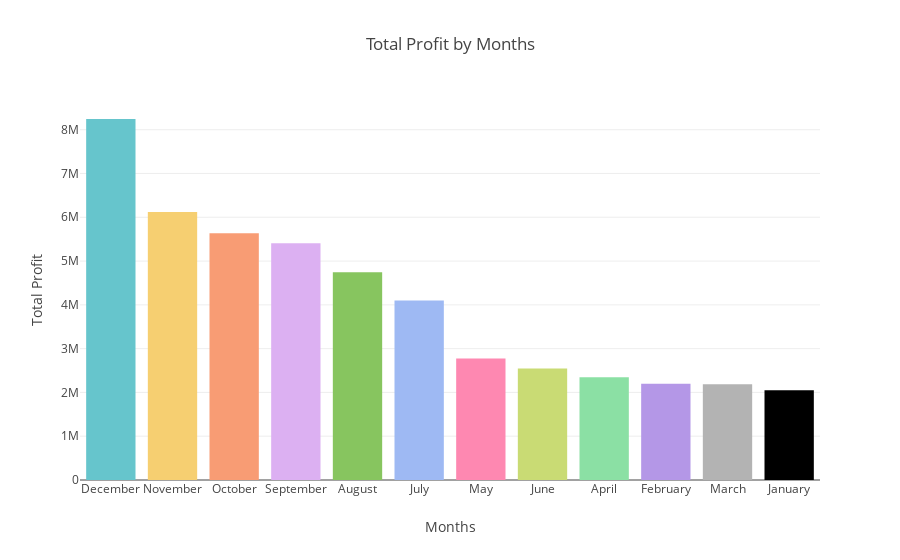

Notebook code cell kept with this figure:
### Markdown cell above
# Bivariate Analysis

### Code cell
top_months=df.groupby('Month Name')[['Profit']].sum().sort_values(ascending=False, by='Profit')

fig=go.Figure()
fig.add_trace(go.Bar(x=top_months.index,
                   y=top_months['Profit'],
                   marker=dict(color=colors2)
                   ))

fig.update_layout(
    title='Total Profit by Months',
    xaxis_title='Months',
    yaxis_title='Total Profit',)

fig.show()

### Figure 1 — Plotly figure (JSON) as saved in the notebook; plotly's stock layout.template omitted (floating-point values rounded to 4 significant figures)
{"data": [{"marker": {"color": ["rgb(102, 197, 204)", "rgb(246, 207, 113)", "rgb(248, 156, 116)", "rgb(220, 176, 242)", "rgb(135, 197, 95)", "rgb(158, 185, 243)", "rgb(254, 136, 177)", "rgb(201, 219, 116)", "rgb(139, 224, 164)", "rgb(180, 151, 231)", "rgb(179, 179, 179)"]}, "type": "bar", "x": ["December", "November", "October", "September", "August", "July", "May", "June", "April", "February", "March", "January"], "y": [8244000.0, 6122000.0, 5635000.0, 5410000.0, 4746000.0, 4100000.0, 2773000.0, 2545000.0, 2347000.0, 2196000.0, 2187000.0, 2051000.0]}], "layout": {"autosize": true, "title": {"text": "Total Profit by Months"}, "xaxis": {"autorange": true, "range": [-0.5, 11.5], "title": {"text": "Months"}, "type": "category"}, "yaxis": {"autorange": true, "range": [0, 8678000.0], "title": {"text": "Total Profit"}, "type": "linear"}}}
